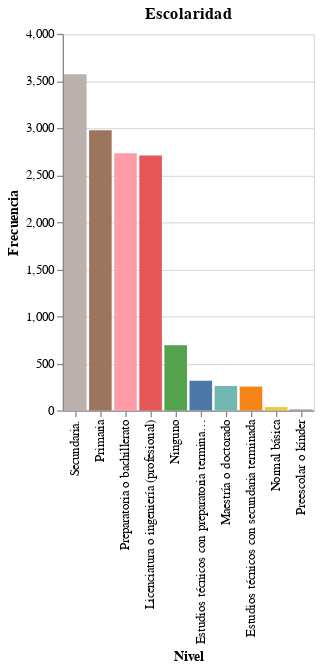

Source (notebook cell):
### Code cell
alt.Chart(df_Nivel).mark_bar().encode(
    alt.X('Nivel',sort='-y'),
    alt.Y('Nivel Escolar', title="Frecuencia"),
    alt.Color('Nivel', legend=None),
    tooltip=['Nivel', 'Nivel Escolar']
).properties(title="Escolaridad")

### Figure 1 — Vega-Lite specification as saved in the notebook (floating-point values rounded to 4 significant figures)
{"$schema": "https://vega.github.io/schema/vega-lite/v5.14.1.json", "config": {"view": {"continuousHeight": 300, "continuousWidth": 300}}, "data": {"name": "data-c03559cf37706ddcca73a39696dc1374"}, "datasets": {"data-c03559cf37706ddcca73a39696dc1374": [{"Nivel": "Secundaria.", "Nivel Escolar": 3571, "level_0": 0}, {"Nivel": "Primaria", "Nivel Escolar": 2977, "level_0": 1}, {"Nivel": "Preparatoria o bachillerato", "Nivel Escolar": 2733, "level_0": 2}, {"Nivel": "Licenciatura o ingeniería (profesional)", "Nivel Escolar": 2709, "level_0": 3}, {"Nivel": "Ninguno", "Nivel Escolar": 691, "level_0": 4}, {"Nivel": "Estudios técnicos con preparatoria terminada.", "Nivel Escolar": 315, "level_0": 5}, {"Nivel": "Maestría o doctorado", "Nivel Escolar": 260, "level_0": 6}, {"Nivel": "Estudios técnicos con secundaria terminada", "Nivel Escolar": 253, "level_0": 7}, {"Nivel": "Normal básica", "Nivel Escolar": 35, "level_0": 8}, {"Nivel": "Preescolar o kínder", "Nivel Escolar": 10, "level_0": 9}]}, "encoding": {"color": {"field": "Nivel", "legend": null, "type": "nominal"}, "tooltip": [{"field": "Nivel", "type": "nominal"}, {"field": "Nivel Escolar", "type": "quantitative"}], "x": {"field": "Nivel", "sort": "-y", "type": "nominal"}, "y": {"field": "Nivel Escolar", "title": "Frecuencia", "type": "quantitative"}}, "mark": {"type": "bar"}, "title": "Escolaridad"}
